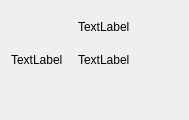
<?xml version="1.0" encoding="UTF-8"?>
<ui version="4.0">
 <class>Frame</class>
 <widget class="QFrame" name="Frame">
  <property name="geometry">
   <rect>
    <x>0</x>
    <y>0</y>
    <width>189</width>
    <height>120</height>
   </rect>
  </property>
  <property name="windowTitle">
   <string>Frame</string>
  </property>
  <layout class="QHBoxLayout" name="horizontalLayout">
   <item>
    <widget class="QLabel" name="lb_icon">
     <property name="text">
      <string>TextLabel</string>
     </property>
    </widget>
   </item>
   <item>
    <widget class="QWidget" name="widget" native="true">
     <property name="sizePolicy">
      <sizepolicy hsizetype="Expanding" vsizetype="Preferred">
       <horstretch>0</horstretch>
       <verstretch>0</verstretch>
      </sizepolicy>
     </property>
     <layout class="QVBoxLayout" name="verticalLayout_2">
      <item>
       <widget class="QLabel" name="lb_title">
        <property name="text">
         <string>TextLabel</string>
        </property>
        <property name="wordWrap">
         <bool>true</bool>
        </property>
        <property name="textInteractionFlags">
         <set>Qt::LinksAccessibleByKeyboard|Qt::LinksAccessibleByMouse|Qt::TextBrowserInteraction|Qt::TextSelectableByKeyboard|Qt::TextSelectableByMouse</set>
        </property>
       </widget>
      </item>
      <item>
       <widget class="QLabel" name="lb_content">
        <property name="sizePolicy">
         <sizepolicy hsizetype="Preferred" vsizetype="Expanding">
          <horstretch>0</horstretch>
          <verstretch>0</verstretch>
         </sizepolicy>
        </property>
        <property name="text">
         <string>TextLabel</string>
        </property>
        <property name="scaledContents">
         <bool>false</bool>
        </property>
        <property name="wordWrap">
         <bool>true</bool>
        </property>
        <property name="textInteractionFlags">
         <set>Qt::LinksAccessibleByKeyboard|Qt::LinksAccessibleByMouse|Qt::TextBrowserInteraction|Qt::TextSelectableByKeyboard|Qt::TextSelectableByMouse</set>
        </property>
       </widget>
      </item>
      <item>
       <widget class="QLabel" name="lb_links">
        <property name="text">
         <string/>
        </property>
        <property name="wordWrap">
         <bool>true</bool>
        </property>
        <property name="openExternalLinks">
         <bool>true</bool>
        </property>
        <property name="textInteractionFlags">
         <set>Qt::LinksAccessibleByKeyboard|Qt::LinksAccessibleByMouse|Qt::TextBrowserInteraction|Qt::TextSelectableByKeyboard|Qt::TextSelectableByMouse</set>
        </property>
       </widget>
      </item>
     </layout>
    </widget>
   </item>
  </layout>
 </widget>
 <resources/>
 <connections/>
</ui>
